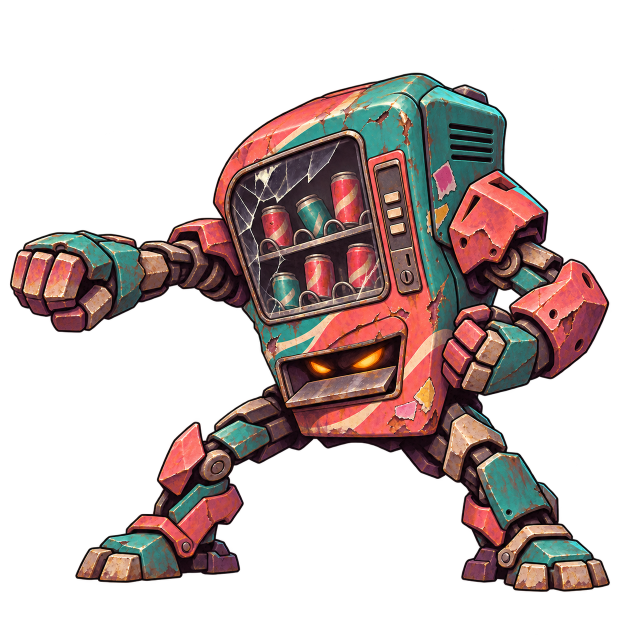
#> input picture art-source/battle/actors/vending-golem-attack-v1.png, 1240 x 1269 px, found by its file name (shown at 1/2 size); its folder holds 3 pictures in this run
$ python pack_actor_atlas.py
#> lines starting #> are read from the running program, lines starting #| are printed output that depends on the picture
"""Build a capped lossless atlas derivative with source-space frame coordinates.

This is build packaging, not artwork generation. Originals remain in art-source.
Run from repository root with Pillow/WebP installed.
"""
from pathlib import Path
import json
from PIL import Image

actor = 'vending-golem'
padding = 2
poses = ['attack', 'hit', 'defeat', 'guard']
images = [(pose, Image.open(f'art-source/battle/actors/{actor}-{pose}-v1.png').convert('RGBA')) for pose in poses]
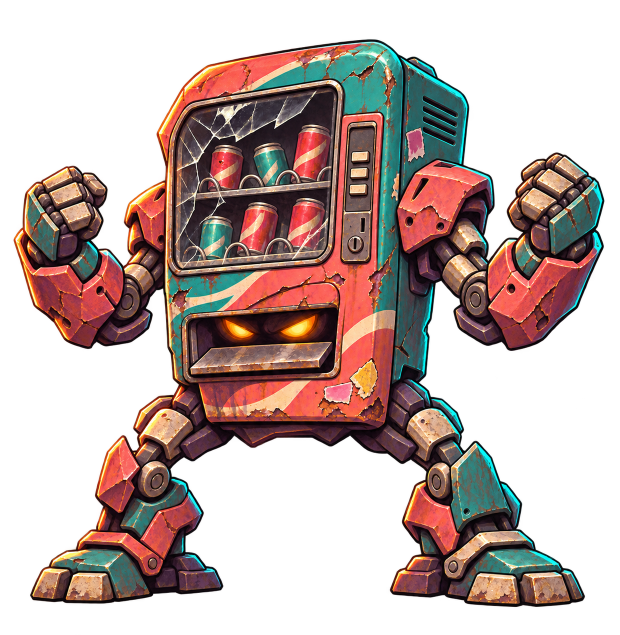
#> input picture art-source/battle/actors/vending-golem-cast-v1.png, 1240 x 1269 px, given in place of vending-golem-defeat-v1.png, which was not available (shown at 1/2 size)
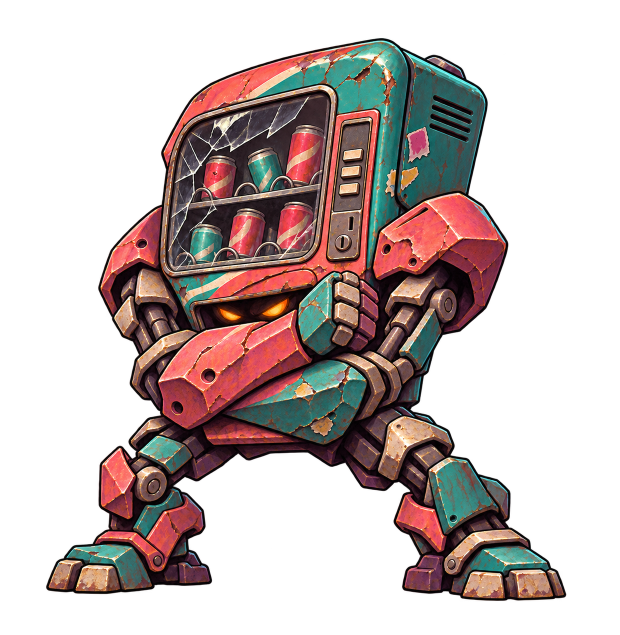
#> input picture art-source/battle/actors/vending-golem-guard-v1.png, 1240 x 1269 px, found by its file name (shown at 1/2 size)
#> images = 4 items
cell_width = max(im.width for _, im in images) + padding * 2
#> cell_width = 1244
cell_height = max(im.height for _, im in images) + padding * 2
#> cell_height = 1273
width = cell_width * 2
#> width = 2488
height = cell_height * 2
#> height = 2546
if max(width, height) > 4096:
    raise ValueError('Atlas exceeds 4096 texture limit')
atlas = Image.new('RGBA', (width, height))
#> atlas: PIL image 2488x2546 RGBA; every value is 0
frames = {}
for index, (pose, im) in enumerate(images):
    x = (index % 2) * cell_width + padding
    y = (index // 2) * cell_height + padding
    atlas.paste(im, (x, y))
    # Extrusion uses exact edge pixels, with no interpolation or source alteration.
    for d in range(1, padding + 1):
        atlas.paste(im.crop((0, 0, 1, im.height)), (x-d, y))
        atlas.paste(im.crop((im.width-1, 0, im.width, im.height)), (x+im.width-1+d, y))
        atlas.paste(im.crop((0, 0, im.width, 1)), (x, y-d))
        atlas.paste(im.crop((0, im.height-1, im.width, im.height)), (x, y+im.height-1+d))
    for dx in range(padding):
        for dy in range(padding):
            for px, sx in [(x-padding+dx, 0), (x+im.width+dx, im.width-1)]:
                for py, sy in [(y-padding+dy, 0), (y+im.height+dy, im.height-1)]:
                    atlas.putpixel((px, py), im.getpixel((sx, sy)))
    frames[pose] = dict(rect=[x,y,im.width,im.height],sourceSize=[im.width,im.height],offset=[0,0],footAnchor=[.5,.94])
#> this loop made 4 passes
#> (pose, x, y) on passes 1 to 4: ('attack', 2, 2), ('hit', 1246, 2), ('defeat', 2, 1275), ('guard', 1246, 1275)
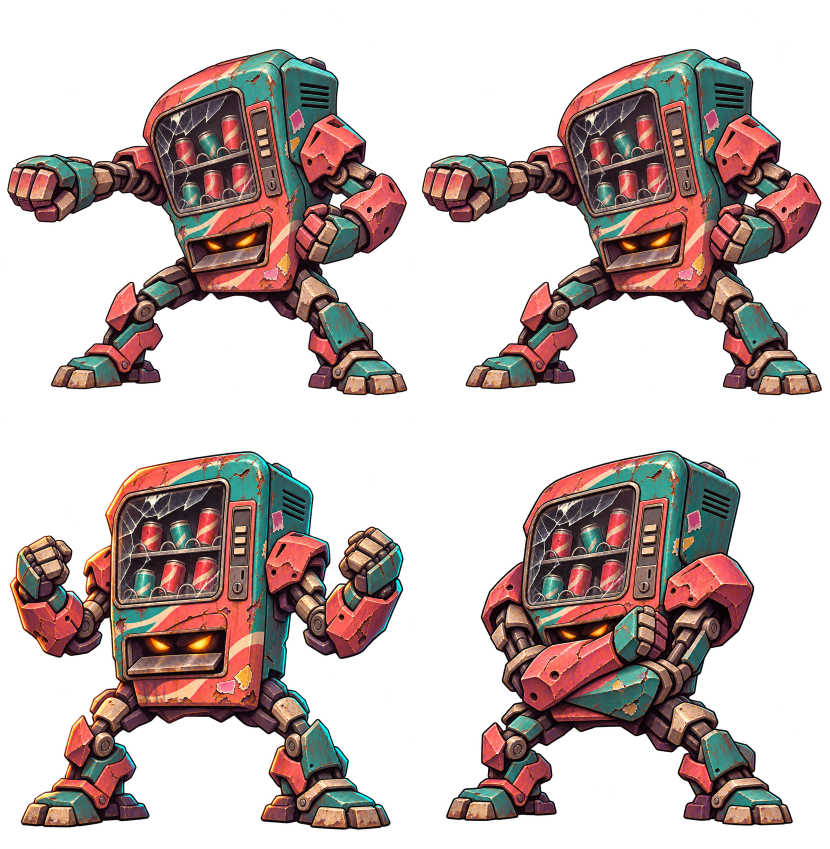
#> atlas: PIL image 2488x2546 RGBA (shown at 1/3 size); mean R, G, B, A 50.6, 35.9, 33.4, 105.3; transparent parts drawn white
#> after the loop, frames = 4 items

out = Path(f'public/assets/battle/actors/{actor}-poses-v1.webp')

for pose, im in images:
    x,y,w,h = frames[pose]['rect']
    assert atlas.crop((x,y,x+w,y+h)).tobytes() == im.tobytes(), f'{pose} source pixels changed'
resolution = 1
while max(width, height) * resolution > 2048:
    resolution /= 2
#> this loop made 1 pass
#> resolution on pass 1: 0.5
#> after the loop, resolution = 0.5
runtime = atlas.resize((int(width * resolution), int(height * resolution)), Image.Resampling.LANCZOS)
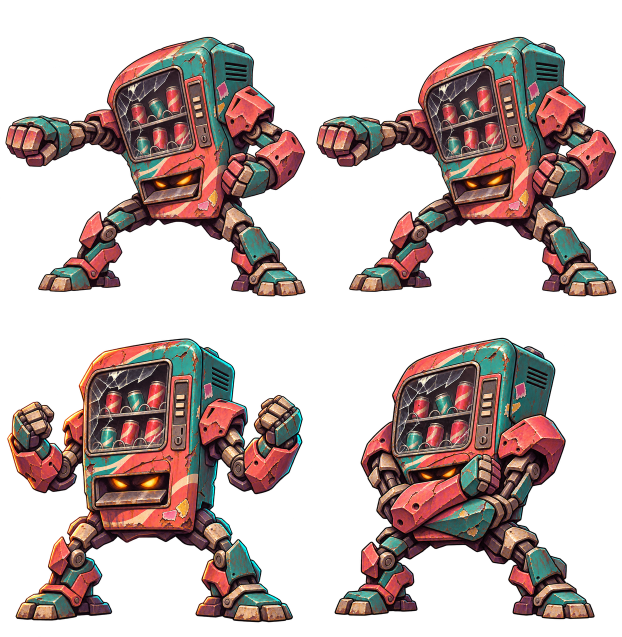
#> runtime: PIL image 1244x1273 RGBA (shown at 1/2 size); mean R, G, B, A 50.2, 35.7, 33.1, 105.3; transparent parts drawn white
runtime.save(out, 'WEBP', lossless=True, exact=True, method=6)
assert Image.open(out).convert('RGBA').tobytes() == runtime.tobytes(), 'Derivative round trip changed pixels'
source = dict(width=width, height=height, runtimeWidth=runtime.width, runtimeHeight=runtime.height, resolution=resolution)
#> source = {'width': 2488, 'height': 2546, 'runtimeWidth': 1244, 'runtimeHeight': 1273, 'resolution': 0.5}
data = 'import { AtlasFrame } from "../core/battleVisualModels";\n'
data += '// Generated by scripts/pack_actor_atlas.py; do not edit frame coordinates.\n'
data += 'export const GOLEM_ATLAS_FRAMES: Record<string,AtlasFrame> = '+json.dumps(frames,indent=2)+';\n'
data += 'export const GOLEM_ATLAS_SOURCE = '+json.dumps({'/assets/battle/actors/'+out.name:source},indent=2)+';\n'
Path('src/data/actorAtlasFrames.ts').write_text(data)
#> (the run stopped early here; a loop or call above may not have finished)
